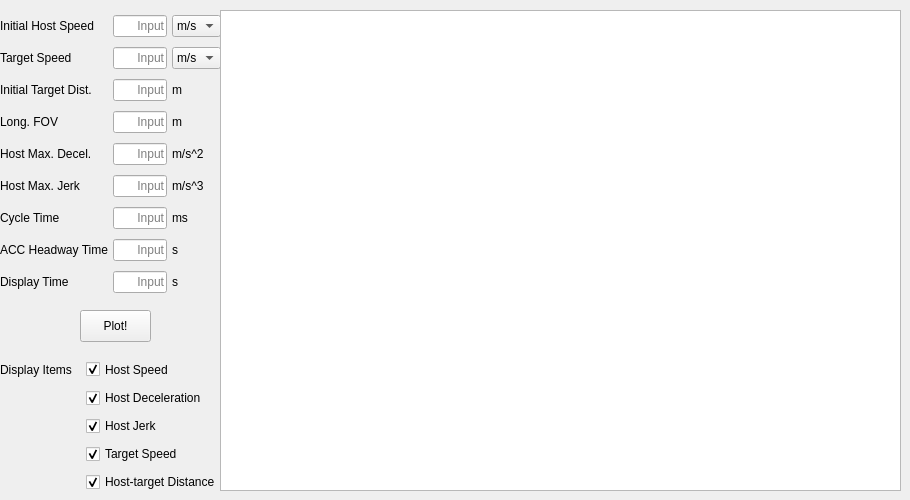
      <widget class="QWidget" name="tab_22">
       <attribute name="title">
        <string>Detect and Follow Range</string>
       </attribute>
       <widget class="QWidget" name="gridLayoutWidget_23">
        <property name="geometry">
         <rect>
          <x>0</x>
          <y>10</y>
          <width>221</width>
          <height>291</height>
         </rect>
        </property>
        <layout class="QGridLayout" name="gridLayout_23">
         <property name="spacing">
          <number>5</number>
         </property>
         <item row="1" column="0">
          <widget class="QLabel" name="label_99">
           <property name="font">
            <font>
             <pointsize>9</pointsize>
             <bold>false</bold>
            </font>
           </property>
           <property name="text">
            <string>Target Speed</string>
           </property>
          </widget>
         </item>
         <item row="8" column="1">
          <widget class="QLineEdit" name="input_detect_display">
           <property name="font">
            <font>
             <pointsize>9</pointsize>
             <bold>false</bold>
            </font>
           </property>
           <property name="alignment">
            <set>Qt::AlignRight|Qt::AlignTrailing|Qt::AlignVCenter</set>
           </property>
           <property name="dragEnabled">
            <bool>true</bool>
           </property>
           <property name="placeholderText">
            <string>Input</string>
           </property>
          </widget>
         </item>
         <item row="6" column="2">
          <widget class="QLabel" name="label_111">
           <property name="font">
            <font>
             <pointsize>9</pointsize>
             <bold>false</bold>
            </font>
           </property>
           <property name="text">
            <string>ms</string>
           </property>
          </widget>
         </item>
         <item row="2" column="2">
          <widget class="QLabel" name="label_107">
           <property name="font">
            <font>
             <pointsize>9</pointsize>
             <bold>false</bold>
            </font>
           </property>
           <property name="text">
            <string>m</string>
           </property>
          </widget>
         </item>
         <item row="5" column="2">
          <widget class="QLabel" name="label_110">
           <property name="font">
            <font>
             <pointsize>9</pointsize>
             <bold>false</bold>
            </font>
           </property>
           <property name="text">
            <string>m/s^3</string>
           </property>
          </widget>
         </item>
         <item row="1" column="2">
          <widget class="QComboBox" name="comboBox_detect_v2">
           <property name="font">
            <font>
             <pointsize>9</pointsize>
             <bold>false</bold>
            </font>
           </property>
           <item>
            <property name="text">
             <string>m/s</string>
            </property>
           </item>
           <item>
            <property name="text">
             <string>kph</string>
            </property>
           </item>
          </widget>
         </item>
         <item row="2" column="0">
          <widget class="QLabel" name="label_102">
           <property name="font">
            <font>
             <pointsize>9</pointsize>
             <bold>false</bold>
            </font>
           </property>
           <property name="text">
            <string>Initial Target Dist.</string>
           </property>
          </widget>
         </item>
         <item row="7" column="2">
          <widget class="QLabel" name="label_112">
           <property name="font">
            <font>
             <pointsize>9</pointsize>
             <bold>false</bold>
            </font>
           </property>
           <property name="text">
            <string>s</string>
           </property>
          </widget>
         </item>
         <item row="1" column="1">
          <widget class="QLineEdit" name="input_detect_v2">
           <property name="font">
            <font>
             <pointsize>9</pointsize>
             <bold>false</bold>
            </font>
           </property>
           <property name="alignment">
            <set>Qt::AlignRight|Qt::AlignTrailing|Qt::AlignVCenter</set>
           </property>
           <property name="dragEnabled">
            <bool>true</bool>
           </property>
           <property name="placeholderText">
            <string>Input</string>
           </property>
          </widget>
         </item>
         <item row="5" column="1">
          <widget class="QLineEdit" name="input_detect_maxjerk">
           <property name="font">
            <font>
             <pointsize>9</pointsize>
             <bold>false</bold>
            </font>
           </property>
           <property name="alignment">
            <set>Qt::AlignRight|Qt::AlignTrailing|Qt::AlignVCenter</set>
           </property>
           <property name="dragEnabled">
            <bool>true</bool>
           </property>
           <property name="placeholderText">
            <string>Input</string>
           </property>
          </widget>
         </item>
         <item row="3" column="1">
          <widget class="QLineEdit" name="input_detect_lfov">
           <property name="font">
            <font>
             <pointsize>9</pointsize>
             <bold>false</bold>
            </font>
           </property>
           <property name="alignment">
            <set>Qt::AlignRight|Qt::AlignTrailing|Qt::AlignVCenter</set>
           </property>
           <property name="dragEnabled">
            <bool>true</bool>
           </property>
           <property name="placeholderText">
            <string>Input</string>
           </property>
          </widget>
         </item>
         <item row="0" column="2">
          <widget class="QComboBox" name="comboBox_detect_v1">
           <property name="font">
            <font>
             <pointsize>9</pointsize>
             <bold>false</bold>
            </font>
           </property>
           <item>
            <property name="text">
             <string>m/s</string>
            </property>
           </item>
           <item>
            <property name="text">
             <string>kph</string>
            </property>
           </item>
          </widget>
         </item>
         <item row="6" column="0">
          <widget class="QLabel" name="label_104">
           <property name="font">
            <font>
             <pointsize>9</pointsize>
             <bold>false</bold>
            </font>
           </property>
           <property name="text">
            <string>Cycle Time</string>
           </property>
          </widget>
         </item>
         <item row="0" column="1">
          <widget class="QLineEdit" name="input_detect_v1">
           <property name="font">
            <font>
             <pointsize>9</pointsize>
             <bold>false</bold>
            </font>
           </property>
           <property name="alignment">
            <set>Qt::AlignRight|Qt::AlignTrailing|Qt::AlignVCenter</set>
           </property>
           <property name="dragEnabled">
            <bool>true</bool>
           </property>
           <property name="placeholderText">
            <string>Input</string>
           </property>
          </widget>
         </item>
         <item row="7" column="1">
          <widget class="QLineEdit" name="input_detect_headway">
           <property name="font">
            <font>
             <pointsize>9</pointsize>
             <bold>false</bold>
            </font>
           </property>
           <property name="alignment">
            <set>Qt::AlignRight|Qt::AlignTrailing|Qt::AlignVCenter</set>
           </property>
           <property name="dragEnabled">
            <bool>true</bool>
           </property>
           <property name="placeholderText">
            <string>Input</string>
           </property>
          </widget>
         </item>
         <item row="2" column="1">
          <widget class="QLineEdit" name="input_detect_tdist">
           <property name="font">
            <font>
             <pointsize>9</pointsize>
             <bold>false</bold>
            </font>
           </property>
           <property name="alignment">
            <set>Qt::AlignRight|Qt::AlignTrailing|Qt::AlignVCenter</set>
           </property>
           <property name="dragEnabled">
            <bool>true</bool>
           </property>
           <property name="placeholderText">
            <string>Input</string>
           </property>
          </widget>
         </item>
         <item row="4" column="2">
          <widget class="QLabel" name="label_109">
           <property name="font">
            <font>
             <pointsize>9</pointsize>
             <bold>false</bold>
            </font>
           </property>
           <property name="text">
            <string>m/s^2</string>
           </property>
          </widget>
         </item>
         <item row="5" column="0">
          <widget class="QLabel" name="label_101">
           <property name="font">
            <font>
             <pointsize>9</pointsize>
             <bold>false</bold>
            </font>
           </property>
           <property name="text">
            <string>Host Max. Jerk</string>
           </property>
          </widget>
         </item>
         <item row="6" column="1">
          <widget class="QLineEdit" name="input_detect_cycle">
           <property name="font">
            <font>
             <pointsize>9</pointsize>
             <bold>false</bold>
            </font>
           </property>
           <property name="alignment">
            <set>Qt::AlignRight|Qt::AlignTrailing|Qt::AlignVCenter</set>
           </property>
           <property name="dragEnabled">
            <bool>true</bool>
           </property>
           <property name="placeholderText">
            <string>Input</string>
           </property>
          </widget>
         </item>
         <item row="8" column="2">
          <widget class="QLabel" name="label_113">
           <property name="font">
            <font>
             <pointsize>9</pointsize>
             <bold>false</bold>
            </font>
           </property>
           <property name="text">
            <string>s</string>
           </property>
          </widget>
         </item>
         <item row="8" column="0">
          <widget class="QLabel" name="label_106">
           <property name="font">
            <font>
             <pointsize>9</pointsize>
             <bold>false</bold>
            </font>
           </property>
           <property name="text">
            <string>Display Time</string>
           </property>
          </widget>
         </item>
         <item row="7" column="0">
          <widget class="QLabel" name="label_105">
           <property name="font">
            <font>
             <pointsize>9</pointsize>
             <bold>false</bold>
            </font>
           </property>
           <property name="text">
            <string>ACC Headway Time</string>
           </property>
          </widget>
         </item>
         <item row="3" column="0">
          <widget class="QLabel" name="label_103">
           <property name="font">
            <font>
             <pointsize>9</pointsize>
             <bold>false</bold>
            </font>
           </property>
           <property name="text">
            <string>Long. FOV</string>
           </property>
          </widget>
         </item>
         <item row="0" column="0">
          <widget class="QLabel" name="label_98">
           <property name="font">
            <font>
             <pointsize>9</pointsize>
             <bold>false</bold>
            </font>
           </property>
           <property name="text">
            <string>Initial Host Speed</string>
           </property>
          </widget>
         </item>
         <item row="3" column="2">
          <widget class="QLabel" name="label_108">
           <property name="font">
            <font>
             <pointsize>9</pointsize>
             <bold>false</bold>
            </font>
           </property>
           <property name="text">
            <string>m</string>
           </property>
          </widget>
         </item>
         <item row="4" column="1">
          <widget class="QLineEdit" name="input_detect_maxdecel">
           <property name="font">
            <font>
             <pointsize>9</pointsize>
             <bold>false</bold>
            </font>
           </property>
           <property name="alignment">
            <set>Qt::AlignRight|Qt::AlignTrailing|Qt::AlignVCenter</set>
           </property>
           <property name="dragEnabled">
            <bool>true</bool>
           </property>
           <property name="placeholderText">
            <string>Input</string>
           </property>
          </widget>
         </item>
         <item row="4" column="0">
          <widget class="QLabel" name="label_100">
           <property name="font">
            <font>
             <pointsize>9</pointsize>
             <bold>false</bold>
            </font>
           </property>
           <property name="text">
            <string>Host Max. Decel.</string>
           </property>
          </widget>
         </item>
        </layout>
       </widget>
       <widget class="QGraphicsView" name="graphicsView_detect">
        <property name="geometry">
         <rect>
          <x>220</x>
          <y>10</y>
          <width>681</width>
          <height>481</height>
         </rect>
        </property>
       </widget>
       <widget class="QPushButton" name="plot_detect">
        <property name="geometry">
         <rect>
          <x>80</x>
          <y>310</y>
          <width>71</width>
          <height>32</height>
         </rect>
        </property>
        <property name="font">
         <font>
          <pointsize>9</pointsize>
          <bold>false</bold>
         </font>
        </property>
        <property name="text">
         <string>Plot!</string>
        </property>
       </widget>
       <widget class="QWidget" name="gridLayoutWidget_24">
        <property name="geometry">
         <rect>
          <x>0</x>
          <y>360</y>
          <width>221</width>
          <height>131</height>
         </rect>
        </property>
        <layout class="QGridLayout" name="gridLayout_24">
         <property name="spacing">
          <number>10</number>
         </property>
         <item row="2" column="1">
          <widget class="QCheckBox" name="checkBox_detect_jerk">
           <property name="font">
            <font>
             <pointsize>9</pointsize>
             <bold>false</bold>
            </font>
           </property>
           <property name="text">
            <string>Host Jerk</string>
           </property>
           <property name="checked">
            <bool>true</bool>
           </property>
          </widget>
         </item>
         <item row="0" column="0">
          <widget class="QLabel" name="label_115">
           <property name="font">
            <font>
             <pointsize>9</pointsize>
             <bold>false</bold>
            </font>
           </property>
           <property name="text">
            <string>Display Items</string>
           </property>
          </widget>
         </item>
         <item row="1" column="1">
          <widget class="QCheckBox" name="checkBox_detect_decel">
           <property name="font">
            <font>
             <pointsize>9</pointsize>
             <bold>false</bold>
            </font>
           </property>
           <property name="text">
            <string>Host Deceleration</string>
           </property>
           <property name="checked">
            <bool>true</bool>
           </property>
          </widget>
         </item>
         <item row="3" column="1">
          <widget class="QCheckBox" name="checkBox_detect_v2">
           <property name="font">
            <font>
             <pointsize>9</pointsize>
             <bold>false</bold>
            </font>
           </property>
           <property name="text">
            <string>Target Speed</string>
           </property>
           <property name="checked">
            <bool>true</bool>
           </property>
          </widget>
         </item>
         <item row="0" column="1">
          <widget class="QCheckBox" name="checkBox_detect_v1">
           <property name="font">
            <font>
             <pointsize>9</pointsize>
             <bold>false</bold>
            </font>
           </property>
           <property name="text">
            <string>Host Speed</string>
           </property>
           <property name="checked">
            <bool>true</bool>
           </property>
          </widget>
         </item>
         <item row="4" column="1">
          <widget class="QCheckBox" name="checkBox_detect_dist">
           <property name="font">
            <font>
             <pointsize>9</pointsize>
             <bold>false</bold>
            </font>
           </property>
           <property name="text">
            <string>Host-target Distance</string>
           </property>
           <property name="checked">
            <bool>true</bool>
           </property>
          </widget>
         </item>
        </layout>
       </widget>
      </widget>
